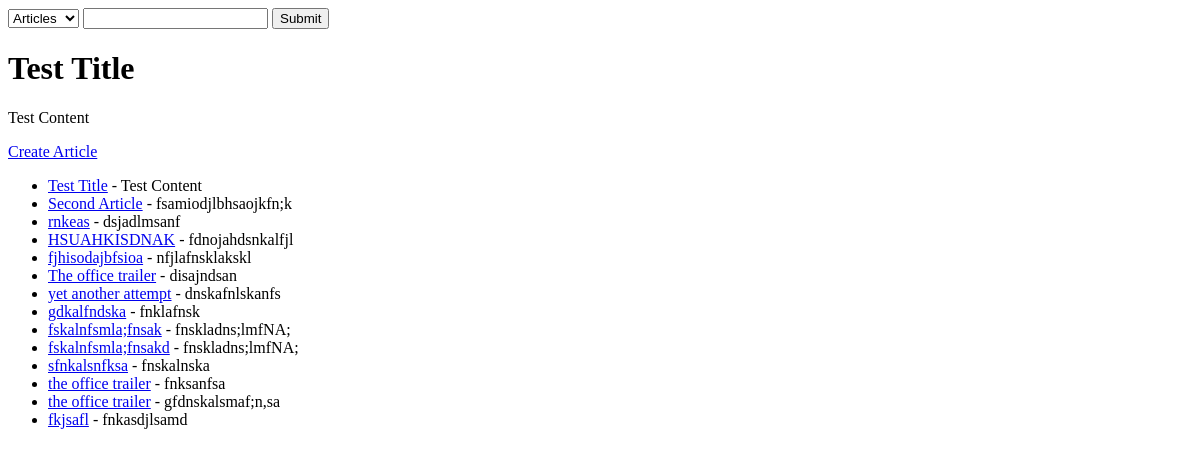
The page / on the database its author committed.
### articles/models.py (models this page shows, shortened)
class Article(models.Model):
    user = models.ForeignKey(User, blank=True, null=True, on_delete=models.SET_NULL)
    title = models.CharField(max_length=120)
    slug = models.SlugField(unique=True, blank=True, null=True)
    content = models.TextField()
    timestamp = models.DateTimeField(auto_now_add=True)
    updated = models.DateTimeField(auto_now=True)
    publish = models.DateField(auto_now_add=False, auto_now=False, default=timezone.now, null=True, blank=True)
    objects = ArticleManager()
    def get_absolute_url(self):
        return reverse('articles:detail', kwargs={"slug": self.slug})

### trydjango/views.py (the view)
# urls.py: path("", home_view),
def home_view(request):
    article_obj = Article.objects.get(id=1)
    article_queryset = Article.objects.all()
    context = {
        "title": article_obj.title,
        "content": article_obj.content,
        "object_list": article_queryset
    }
    HTML_STRING = render_to_string("home-view.html", context=context)
    return HttpResponse(HTML_STRING)

### articles/models.py (called while the page is built)
    def get_queryset(self):
        return ArticleQuerySet(self.model, using=self._db)

### templates/home-view.html
{% extends "base.html" %}
{% block content %}
    <h1>{{title}}</h1>
    <p>{{content}}</p>
    <a href="{% url 'articles:create' %}">Create Article</a>
    <ul>
        {% for x in object_list %}
            {% if x.title %}
                <li><a href="{{ x.get_absolute_url }}">{{ x.title }}</a> - {{ x.content }}</li>
            {% endif %}
        {% endfor %}
    </ul>
{% endblock %}

### templates/base.html (shortened to what this page needs)
{% load static %}
<!DOCTYPE html>
<html>
    <head>
        <link rel="stylesheet" href="{% static 'recipes/recipes-htmx.css' %}" />
    </head>
    <body>
        {% include "search/search-form.html" %}
        {% block content %}
        {% endblock %}
    </body>
</html>

### templates/search/search-form.html (shortened to what this page needs)
<div>
    <form action="/search/" method="GET">
        <select name="type" id="search-type" value="{{ request.GET.q }}" hx-get="/search/" hx-trigger="keyup changed delay:200ms" hx-include="#search-query" hx-target="#typeahead-results">
            {% if request.GET.type == 'article' %}
                <option value="article" selected>Articles</option>
            {% else %}
                <option value="article">Articles</option>
            {% endif %}
        </select>
        <input type="text" name="q" id="search-query" value="{{ request.GET.q }}" hx-get="/search/" hx-trigger="keyup changed delay:200ms" hx-include="#search-type" hx-target="#typeahead-results">
        <input type="submit" />
    </form>
</div>

### rows shown on the page
Article: title "Test Title", content "Test Content"
Article: title "Second Article", content "fsamiodjlbhsaojkfn;k"
Article: title "rnkeas", content "dsjadlmsanf"
Article: title "HSUAHKISDNAK", content "fdnojahdsnkalfjl"
Article: title "fjhisodajbfsioa", content "nfjlafnsklakskl"
Article: title "The office trailer", content "disajndsan"
Article: title "yet another attempt", content "dnskafnlskanfs"
Article: title "gdkalfndska", content "fnklafnsk"
Article: title "fskalnfsmla;fnsak", content "fnskladns;lmfNA;"
Article: title "fskalnfsmla;fnsakd", content "fnskladns;lmfNA;"
Article: title "sfnkalsnfksa", content "fnskalnska"
Article: title "the office trailer", content "fnksanfsa"
Article: title "the office trailer", content "gfdnskalsmaf;n,sa"
Article: title "fkjsafl", content "fnkasdjlsamd"
